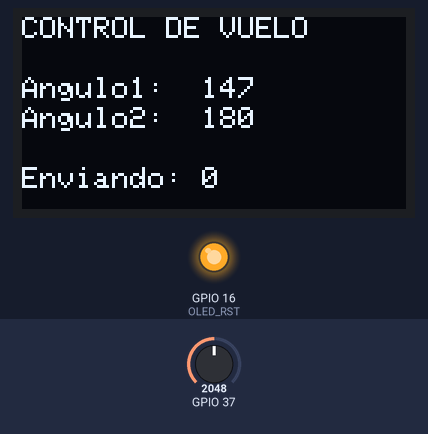
Bench run of a sketch on a simulated ESP32. Parts: 128×64 one-colour display, output pins drawn as LEDs (lit = HIGH). The inputs (shaded band) are chosen by the test bench; at power-on: GPIO 37 = 2048. No radio packets arrive unless stated; what the sketch prints to the serial monitor is not drawn.

Above: at 3.2 s.
3.3 s: GPIO 37 set to 2810
At 8.2 s:
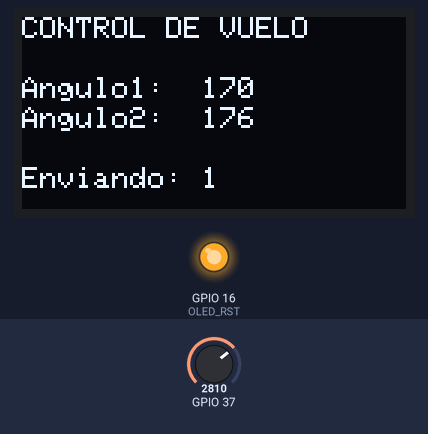
13.6 s: GPIO 37 set to 2866
At 18.5 s:
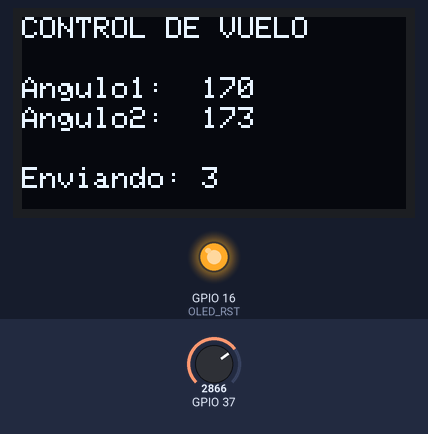
23.9 s: GPIO 37 set to 2730
At 28.8 s:
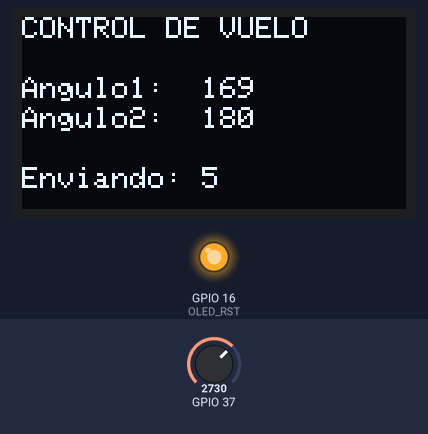
Timing chart, 0 to 30.3 s (numbered marks = the images above; inputs shaded):
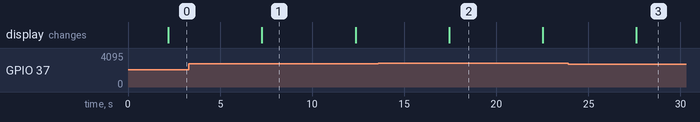

Measured:
- what the display in image 1 shows lasts 5.1 s, from 7.3 s to 12.4 s

The sketch:

TTGO_vuelo.ino
```cpp
// Incluimos las librerías
#include <LoRa.h>
#include <SPI.h>
#include <Adafruit_GFX.h>
#include <Adafruit_SSD1306.h>

// Definimos los pines del modulo LoRa
#define SCK 5
#define MISO 19
#define MOSI 27
#define SS 18
#define RST 14
#define DIO0 26

// Pines para la OLED
#define OLED_SDA 4
#define OLED_SCL 15
#define OLED_RST 16
#define SCREEN_WIDTH 128
#define SCREEN_HEIGHT 64

// Declaramos el ancho de banda del LoRa
#define BANDA 868E6

// Declaramos las variables
int angulo1 = 170;
int angulo2 = 180;

// Contador de paquetes LoRa
int counter = 0;

// Creamos un objeto de pantalla para la OLED
Adafruit_SSD1306 display(SCREEN_WIDTH, SCREEN_HEIGHT, &Wire, OLED_RST);

void setup()
{
  // Iniciamos el Serial a 115200 baudios y el LoRa
  Serial.begin(115200);
  iniciar_Lora();

  // Reseteamos la OLED
  pinMode(OLED_RST, OUTPUT);
  digitalWrite(OLED_RST, LOW);
  delay(20);
  digitalWrite(OLED_RST, HIGH);

  // Iniciamos la OLED
  Wire.begin(OLED_SDA, OLED_SCL);
  if (!display.begin(SSD1306_SWITCHCAPVCC, 0x3c, false, false))
  {
    Serial.println(F("SSD1306 allocation failed"));
    for (;;);
  }
  display.clearDisplay();
  display.setTextColor(WHITE);
  display.setTextSize(1);
  display.setCursor(0, 0);
  display.print("CONTROL VUELO");
  display.display();
}

void loop()
{
  // Leemos el Joystick
  int joy = analogRead(A1);

  if (joy <= 2770)
  {
    angulo1 = map(joy, 0, 2749, 80, 170);
  } else {
    angulo1 = 170;
  }
  if (joy >= 2770)
  {
    angulo2 = map(joy, 2749, 4095, 180, 90);
  } else {
    angulo2 = 180;
  }

  String ang1 = String(angulo1);
  String ang2 = String(angulo2);

  Serial.println(joy);
  Serial.println(ang1);
  Serial.println(ang2);


  String cadena;
  cadena.concat("cva");
  cadena.concat(",");
  cadena.concat(ang1);
  cadena.concat(",");
  cadena.concat(ang2);
  cadena.concat(",");

  // Envio de paquetes
  Serial.print("Mandando paquete: ");
  Serial.println(counter);
  LoRa.beginPacket();
  LoRa.print(cadena);
  LoRa.endPacket();

  // Imprimimos los datos del control de vuelo en la OLED
  display.clearDisplay();
  display.setCursor(0, 0);
  display.println("CONTROL DE VUELO");
  display.setCursor(0, 20);
  display.setTextSize(1);
  display.print("Angulo1: ");
  display.setCursor(60, 20);
  display.print(ang1);
  display.setCursor(0, 30);
  display.print("Angulo2: ");
  display.setCursor(60, 30);
  display.print(ang2);
  display.setCursor(0, 50);
  display.print("Enviando: ");
  display.setCursor(60, 50);
  display.print(counter);
  display.display();

  // Esperamos 5 segundos
  counter += 1;
  delay(5000);
}

void iniciar_Lora()
{
  //Pines SPI de LoRa
  SPI.begin(SCK, MISO, MOSI, SS);

  //Pines LoRa
  LoRa.setPins(SS, RST, DIO0);

  //Iniciamos LoRa
  if (!LoRa.begin(BANDA))
  {
    Serial.println("Error al inicial LoRa!");
    while (1);
  }

  Serial.println("LoRa iniciada correctamente!");
  delay(2000);
}
```
